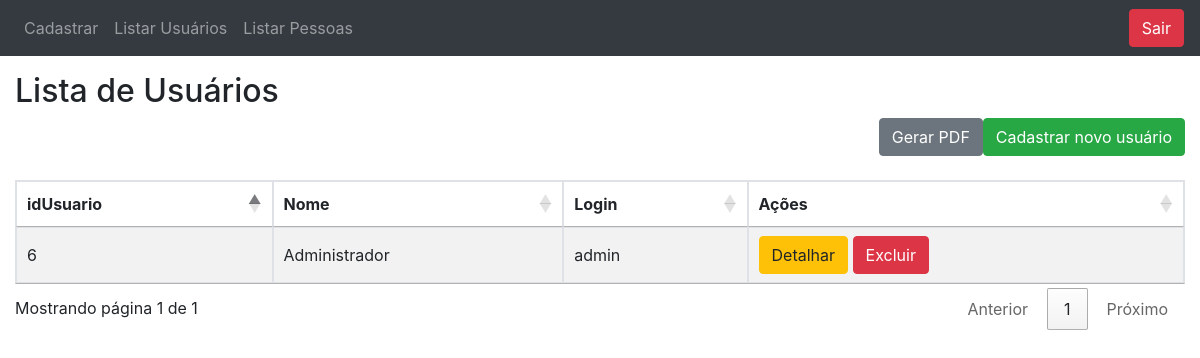
Screenshot of /?section=Controle&function=listarUsuarios (signed in) with the database file from the repository.
### tables this page shows
CREATE TABLE IF NOT EXISTS `usuario` (
  `idUsuario` int(10) NOT NULL AUTO_INCREMENT,
  `nome` varchar(130) NOT NULL,
  `login` varchar(130) NOT NULL,
  `senha` varchar(100) NOT NULL,
  PRIMARY KEY (`idUsuario`)
);

### index.php (called while the page is built, shortened)
<?php
new App ();

### model/UsuarioManager.php (called while the page is built, shortened)
<?php
require_once("model/UsuarioFactory.php");
class UsuarioManager
{
	public function __construct(){
		$this->factory = new UsuarioFactory();
	}
	public function listaUsuarios()
    {
        return $this->factory->listarUsuarios();
    }
}

### model/UsuarioFactory.php (called while the page is built, shortened)
<?php
include("model/Conexao.php");
class UsuarioFactory
{
    public function listarUsuarios()
    {
        global $conexao;
        $query = "SELECT idUsuario, nome, login, senha from usuario ";
        try {
            $resultado = mysqli_query($conexao, $query);
            if (mysqli_num_rows($resultado) > 0) {
                $manifestacoes = mysqli_fetch_all($resultado);
                return $manifestacoes;
            } else
            return NULL;
        } catch (PDOException $exc) {
            echo $exc->getMessage();
            $result = false;
        }
    }
}

### view/listarUsuarios.php (the view, shortened to what this page needs)
<!DOCTYPE html>
<html lang="en">
<head>
    <link rel="stylesheet" href="https://stackpath.bootstrapcdn.com/bootstrap/4.1.3/css/bootstrap.min.css">
    <link href="//cdn.datatables.net/1.10.15/css/jquery.dataTables.min.css" rel="stylesheet">
<body>
<?php include('menu.php');?>
<div class="container-fluid mt-3">
    <h2>Lista de Usuários</h2>
    <div>
    <a class="float-right btn btn-outline-success active" href="index.php?section=Controle&function=cadastrarUsuarioAcao">Cadastrar novo usuário</a>
    <a class="float-right btn btn-secondary" href="index.php?section=Controle&function=gerarRelatorioUsuario">Gerar PDF</a>
    </div>
    <table id="minhaTabela" class="table-hover table-striped table-bordered" data-searching="false">
        <thead>
        <tr>
            <th>idUsuario</th>
            <th>Nome</th>
            <th>Login</th>
            <th>Ações</th>
        </tr>
        </thead>
        <tbody>
        <?php
        if (!is_null($dados)) {
            for ($i = 0; $i < count($dados); $i++): ?>
                <tr>
                    <td><?= $dados[$i][0] ?></td>
                    <td><?= $dados[$i][1] ?></td>
                    <td><?= $dados[$i][2] ?></td>
                    <td><a class="btn btn-warning" href="?section=Controle&function=detalharUsuario&idUsuario=<?= $dados[$i][0] ?>">
                    Detalhar</a>
                    <a class="btn btn-danger" onclick="return confirm('Tem certeza que deseja excluir este registro?')" href="?section=Controle&function=deletarUsuario&idUsuario=<?= $dados[$i][0] ?>">Excluir</a>
                    </td>
                </tr>
            <?php endfor;
        } ?>
        </tbody>
    </table>
</div>
</body>
</html>

### rows the page displays
usuario: idUsuario "6", nome "Administrador", login "admin"
